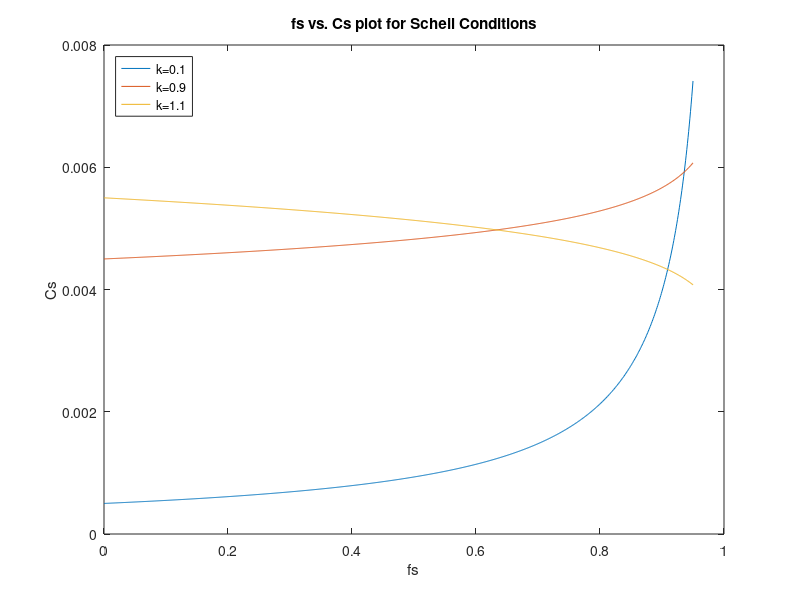
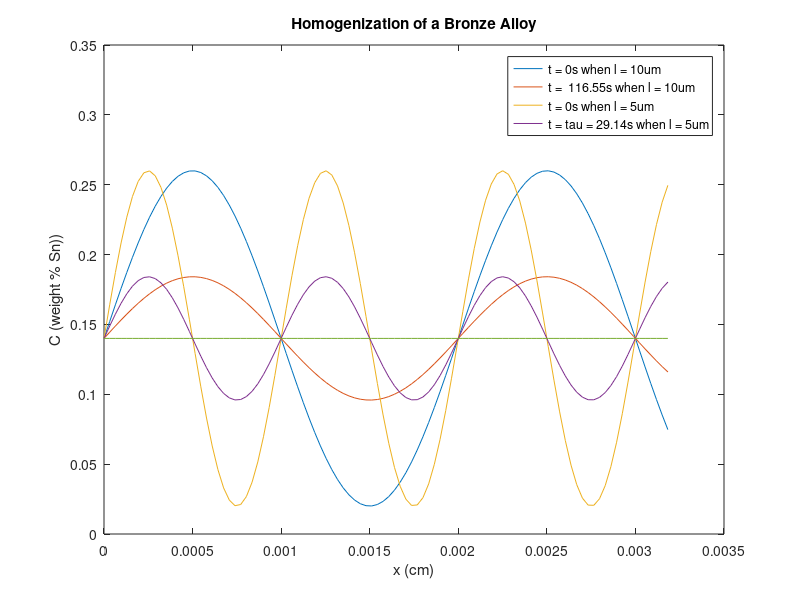

Here is the MATLAB script that generated these plots, in order:
%% Q2
fs = 0:0.001:0.95;
c0 = 0.005;
k1 = 0.1;
k2 = 0.9;
k3 = 1.1;
cs1 = k1.*c0.*(1-fs).^(k1-1);
cs2 = k2.*c0.*(1-fs).^(k2-1);
cs3 = k3.*c0.*(1-fs).^(k3-1);
figure(1)
plot(fs,cs1)
hold on
plot(fs,cs2)
hold on
plot(fs,cs3)
legend({'k=0.1','k=0.9','k=1.1'},'Location','northwest')
title('fs vs. Cs plot for Scheil Conditions')
xlabel('fs')
ylabel('Cs')

%% Q3
l1 = 0.001;
l2 = 0.0005;
x1 = linspace(0,10*l1/pi,100);
x2 = linspace(0,20*l2/pi,100);
cmin = 0.02;
cmax = 0.22;
b0 = (cmin+cmax)/2;
D0 = 1.3; %cm^2/s
Q = 184096; %kcal/mol
R = 8.314; %J/molK
T = 775+273.15; %K
D = D0*exp(-Q/(R*T));
tau1 = l1^2/(D*pi^2);
tau2 = l2^2/(D*pi^2);
%at half amplitude
t1 = tau1;
t2 = tau2;
cbar = cmin + b0;
%for l1
c01 = cbar + b0.*sin(pi.*x1/l1);
cx1 = cbar + b0.*exp(-t1/tau1).*sin(pi.*x1/l1);
%for l2
c02 = cbar + b0.*sin(pi.*x2/l2);
cx2 = cbar + b0.*exp(-t2/tau2).*sin(pi.*x2/l2);
figure(2)
plot(x1,c01)
hold on
plot(x1,cx1)
hold on
plot(x2,c02)
hold on
plot(x2,cx2)
hold on
plot(x2,cbar*ones(size(x2)))
legend({'t = 0s when l = 10um','t =  116.55s when l = 10um','t = 0s when l = 5um','t = tau = 29.14s when l = 5um'},'Location','northeast')
title('Homogenization of a Bronze Alloy')
xlabel('x (cm)')
ylabel('C (weight % Sn))')